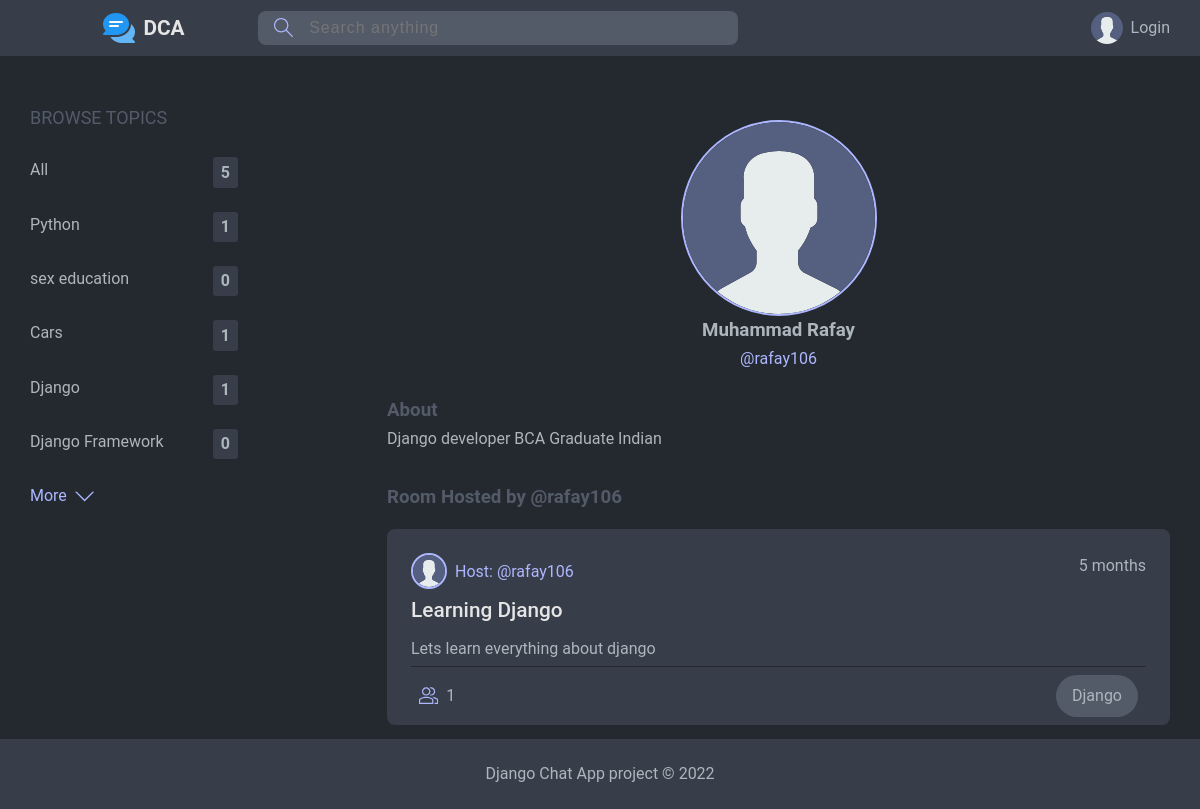
Page /profile/rafay106/ on the earlier database version.
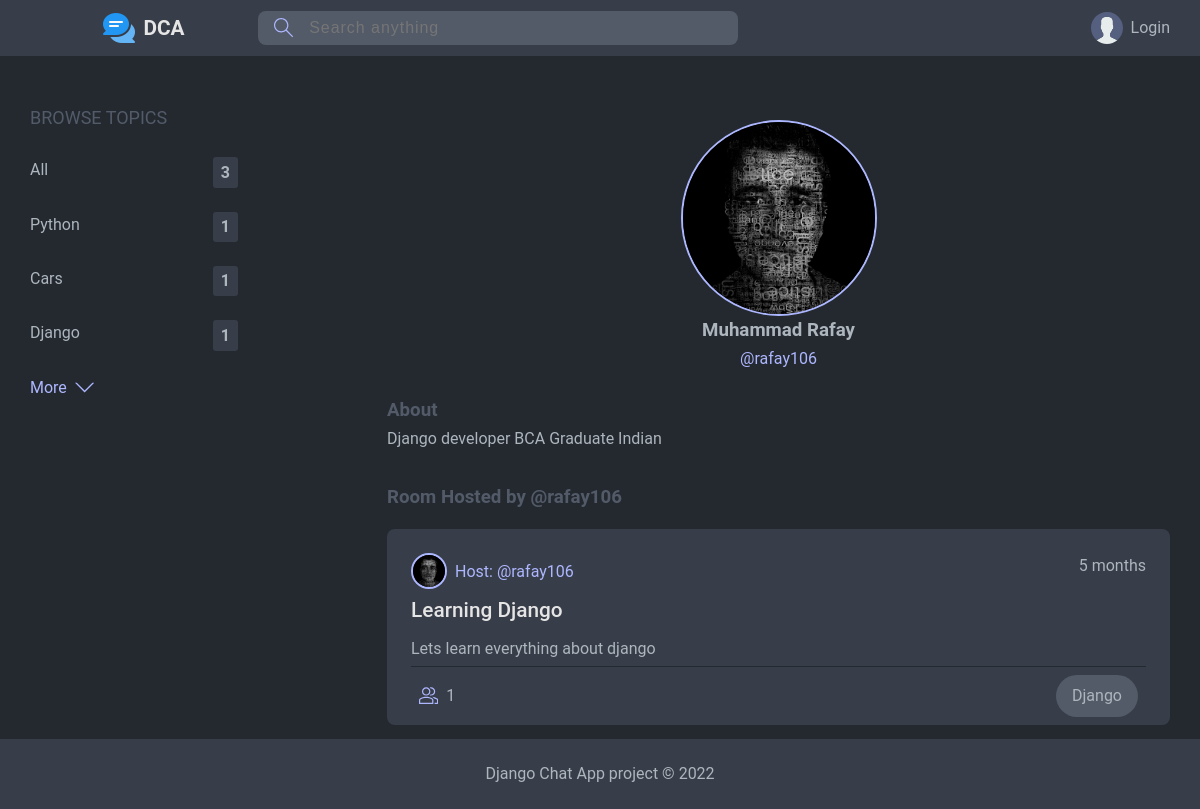
Same page on the later database version.
### chat/models.py (models this page shows, shortened)
class TopicModel(models.Model):
    name = models.CharField(max_length = 100)

class RoomModel(models.Model):
    host         = models.ForeignKey(UserModel, on_delete = models.SET_NULL, null = True)
    topic        = models.ForeignKey(TopicModel, on_delete = models.SET_NULL, null = True)
    name         = models.CharField(max_length = 150)
    description  = models.TextField(null = True, blank = True)
    participants = models.ManyToManyField(UserModel, related_name = 'participants', blank = True)
    updated      = models.DateTimeField(auto_now = True)
    created      = models.DateTimeField(auto_now_add = True)
    class Meta:
        ordering = ['-updated', '-created']
    def __str__(self):
        return self.name

class UserModel(AbstractUser):
    first_name = None
    last_name = None
    email = models.EmailField(verbose_name='Email Address', max_length=255, unique = True)
    name = models.CharField(max_length = 90)
    about = models.TextField(blank = True, null = True)
    avatar = models.ImageField(null=True, default="avatar.svg")
    objects = UserManager()
    USERNAME_FIELD = 'email'
    REQUIRED_FIELDS = ['username']

### chat/views.py (the view)
# urls.py: path('profile/<str:uname>/', userProfileView, name='userProfileView'),
def userProfileView(request, uname):
    user = UserModel.objects.get(username=uname)
    rooms = user.roommodel_set.all()
    topics = TopicModel.objects.all()[0:5]
    msgs = user.messagemodel_set.all()
    context = {
        'user' : user,
        'rooms' : rooms,
        'topics' : topics,
        'msgs' : msgs
    }
    return render(request, 'chat/user_profile.html', context)

### chat/models.py (called while the page is built)
    def __str__(self):
        return f'{self.body[0:30]}'

### chat/templates/chat/user_profile.html (shortened to what this page needs)
{% extends 'base.html' %}
{% block content %}
<div id="home-container">
    <div id="topics-sidebar">
        {% include 'chat/topics_component.html' %}
    </div>
    <div id="feed-area">
        <div id="user-profile">
            <div id="up-info">
                <div class="avatar avatar-vlg">
                    <img src="{{user.avatar.url}}">
                </div>
                <h3 style="text-transform:capitalize">{{user.name}}</h3>
                <p>@{{user.username}}</p>
            </div>
            <div id="up-about">
                <h3>About</h3>
                <p>{{user.about}}</p>
            </div>
        </div>
        <div class="feed-item roomlist">
            {% if rooms %}
            <h3>Room Hosted by @{{user.username}}</h3>
            {% include 'chat/room-list_component.html' %}
            {% else %}
            <h3>@{{user.username}} has not hosted any rooms yet.</h3>
            {% endif %}
        </div>
    </div>
</div>
{% endblock content %}

### templates/base.html (shortened to what this page needs)
<!DOCTYPE html>
<html lang="en">
<head>
    {% load static %}
    <link rel="stylesheet" href="{% static 'css/base.css' %}">
</head>
<body>
    <header id="main-header">
        <nav id="nav-bar">
            <div class="container">
                {% include "navbar.html" %}
            </div>
        </nav>
    </header>
    <main>
        <div class="container">
            {% block content %}
            {% endblock content %}
        </div>
    </main>
    <footer>
        <div class="container">
            Django Chat App project &copy 2022
        </div>
    </footer>
</body>
</html>

### templates/navbar.html (shortened to what this page needs)
{% load static %}
<div class="nav-container">
  <div class="logo">
    <a href="{% url 'chat:homeView' %}">
      <img src="{% static 'assets/logo.png' %}" alt="">
      <p id="s-logo">DCA</p>
    </a>
  </div>
  <div class="search-bar">
    <form action="{% url 'chat:homeView' %}">
      <label for="search">
      </label>
      <input type="text" name="q" id="search" placeholder="Search anything">
    </form>
  </div>
  <div class="nav-menu">
    {% if request.user.is_authenticated %}
    <div class="header-user">
      <div class="profile-lg">
        <a href="{% url 'chat:userProfileView' request.user.username %}">
          <div class="avatar avatar-medium">
            <img src="{{request.user.avatar.url}}" />
          </div>
          <p>{{request.user.name}} <small>@{{request.user.username}}</small></p>
        </a>
      </div>
      <button class="dropdown-button">
        <svg class="svg-td" version="1.1" xmlns="http://www.w3.org/2000/svg" width="32" height="32" viewBox="0 0 32 32">
          <title>chevron-down</title>
          <path d="M16 21l-13-13h-3l16 16 16-16h-3l-13 13z"></path>
        </svg>
      </button>
    </div>
    <div class="dropdown-menu">
      <a href="{% url 'chat:userProfileView' request.user.username %}" class="dropdown-link">
        <svg class="svg-td" version="1.1" xmlns="http://www.w3.org/2000/svg" width="32" height="32" viewBox="0 0 32 32">
          <title>tools</title>
          <path
            d="M27.465 32c-1.211 0-2.35-0.471-3.207-1.328l-9.392-9.391c-2.369 0.898-4.898 0.951-7.355 0.15-3.274-1.074-5.869-3.67-6.943-6.942-0.879-2.682-0.734-5.45 0.419-8.004 0.135-0.299 0.408-0.512 0.731-0.572 0.32-0.051 0.654 0.045 0.887 0.277l5.394 5.395 3.586-3.586-5.394-5.395c-0.232-0.232-0.336-0.564-0.276-0.887s0.272-0.596 0.572-0.732c2.552-1.152 5.318-1.295 8.001-0.418 3.274 1.074 5.869 3.67 6.943 6.942 0.806 2.457 0.752 4.987-0.15 7.358l9.392 9.391c0.844 0.842 1.328 2.012 1.328 3.207-0 2.5-2.034 4.535-4.535 4.535zM15.101 19.102c0.26 0 0.516 0.102 0.707 0.293l9.864 9.863c0.479 0.479 1.116 0.742 1.793 0.742 1.398 0 2.535-1.137 2.535-2.535 0-0.668-0.27-1.322-0.742-1.793l-9.864-9.863c-0.294-0.295-0.376-0.74-0.204-1.119 0.943-2.090 1.061-4.357 0.341-6.555-0.863-2.631-3.034-4.801-5.665-5.666-1.713-0.561-3.468-0.609-5.145-0.164l4.986 4.988c0.391 0.391 0.391 1.023 0 1.414l-5 5c-0.188 0.188-0.441 0.293-0.707 0.293s-0.52-0.105-0.707-0.293l-4.987-4.988c-0.45 1.682-0.397 3.436 0.164 5.146 0.863 2.631 3.034 4.801 5.665 5.666 2.2 0.721 4.466 0.604 6.555-0.342 0.132-0.059 0.271-0.088 0.411-0.088z">
          </path>
        </svg>
        My Profile
      </a>
      <a href="{% url 'chat:logoutUser' %}" class="dropdown-link">
        <svg class="svg-td" version="1.1" xmlns="http://www.w3.org/2000/svg" width="32" height="32" viewBox="0 0 32 32">
          <title>sign-out</title>
          <path
            d="M3 0h22c0.553 0 1 0 1 0.553l-0 3.447h-2v-2h-20v28h20v-2h2l0 3.447c0 0.553-0.447 0.553-1 0.553h-22c-0.553 0-1-0.447-1-1v-30c0-0.553 0.447-1 1-1z">
          </path>
          <path
            d="M21.879 21.293l1.414 1.414 6.707-6.707-6.707-6.707-1.414 1.414 4.293 4.293h-14.172v2h14.172l-4.293 4.293z">
          </path>
        </svg>
        Logout
      </a>
    </div>
    {% else %}
    <a id="logout-options" href="{% url 'chat:loginUser'%}">
      <img src="{% static 'assets/avatar.svg' %}" alt="">
      Login
    </a>
    {% endif %}
  </div>
</div>

### chat/templates/chat/topics_component.html
<div class="t-list">
    <div class="t-item">
        <p id="btopics">BROWSE TOPICS</p>
    </div>
    <div class="t-item">
        <a href="{%url 'chat:homeView' %}">
            All
            <span>{{topics|length}}</span>
        </a>
    </div>
    {% for topic in topics %}
    <div class="t-item">
        <a href="{%url 'chat:homeView' %}?q={{topic.name}}">
            {{topic.name}}
            <span>{{topic.roommodel_set.all|length}}</span>
        </a>
    </div>
    {% endfor %}
    <div class="more-topics">
        <a class="btn-link" href="{% url 'chat:topicsView' %}">
            More
            <svg class="svg-lm" version="1.1" xmlns="http://www.w3.org/2000/svg" width="32" height="32" viewBox="0 0 32 32">
                <title>chevron-down</title>
                <path d="M16 21l-13-13h-3l16 16 16-16h-3l-13 13z"></path>
            </svg>
        </a>
    </div>
</div>

### chat/templates/chat/room-list_component.html (shortened to what this page needs)
{% for room in rooms %}
<div class="room-card">
    <div class="room-card-head">
        <div class="host-details">
            <div class="profile-sm">
                <a href="{% url 'chat:userProfileView' room.host.username %}">
                    <div class="avatar avatar-small">
                        <img src="{{room.host.avatar.url}}" />
                    </div>
                    Host: @{{room.host.username}}
                </a>
            </div>
        </div>
        <div class="room-timestamp">
            <span>{{room.created|timesince}}</span>
        </div>
    </div>
    <div class="room-card-body">
        <h4 id="room-title">
            <a href="{% url 'chat:roomView' room.id %}">
                {{room.name}}
            </a>
        </h4>
        <p id="room-desc">{{room.description}}</p>
    </div>
    <div class="room-card-foot">
        <a href="{% url 'chat:roomView' room.id %}">
            {{room.participants.all|length}}
        </a>
        <p>{{room.topic.name}}</p>
    </div>
</div>
{% endfor %}

### static/css/base.css (style rules this page uses)
:root { --color-dark: #242930; --color-medium: #383E49; --color-light: #535B69; --color-light-more: #ADB7FF; --color-important: #FFB1AD; --color-text-light: #e5e5e5; --color-text-dark: #adb5bd; --color-success: #5dd693; --color-error: #fc4b0b; }
* { margin: 0; padding: 0; box-sizing: border-box; }
body { min-height: 100vh; display: grid; grid-template-rows: auto 1fr auto ; margin: 0; background-color: var(--color-dark); color: var(--color-text-dark); font-family: 'Roboto'; line-height: 1.6; }
footer { min-height: 70px; background-color: var(--color-medium); display: flex; justify-content: center; }
.container { max-width: 80%; margin: 0 auto; }
footer .container { margin: auto; }
a { text-decoration: none; color: var(--color-text-dark); }
#home-container { margin-top: 1rem; display: grid; grid-template-columns: 1fr 3fr 1fr; align-items: start; gap: 6rem; }
svg { width: 1.2rem; height: 1.2rem; }
.svg-lm { fill: var(--color-light-more); }
main { overflow: hidden; height: 81.3vh; }
.avatar { border-radius: 50%; border: 2px solid var(--color-light-more); }
.avatar-small img { width: 2rem; height: 2rem; }
.avatar img { display: block; border-radius: 50%; }
.avatar-vlg img { width: 12rem; height: 12rem; }
.profile-sm a { display: flex; align-items: center; gap: 0.5rem; color: var(--color-light-more); }
#nav-bar { background-color: var(--color-medium); color: var(--color-text-light); margin-bottom: 2rem; }
.nav-container { padding: 0.7rem 0; display: grid; grid-template-columns: 1fr 3fr 1fr; align-items: center; }
#logout-options { display: flex; gap: 0.5rem; align-items: center; }
#logout-options img { width: 2rem; }
.logo { font-size: 1.3rem; font-weight: bold; }
.logo a { display: flex; gap: 0.5rem; color: var(--color-text-light); }
.logo #s-logo { display: none; }
.logo img { height: 2rem; }
.search-bar { max-width: 30rem; }
.search-bar form { display: flex; gap: 0.5rem; width: 100%; background-color: var(--color-light); color: var(--color-text-light); border-radius: 0.5rem; padding: 0 1rem; }
.search-bar form label { align-self: flex-end; }
.search-bar input { width: 100%; background-color: var(--color-light); color: var(--color-text-light); border: none; border-radius: 0.5rem; outline: none; padding: 0.5rem; font-size: 1rem; letter-spacing: 0.06em; }
.nav-menu { position: relative; justify-self: end; }
.t-list { width: 13rem; display: flex; flex-direction: column; gap: 1.5rem; }
#topics-sidebar p { font-size: large; color: var(--color-light); }
.t-list a { display: flex; justify-content: space-between; }
.t-list span { background-color: var(--color-medium); border-radius: 3px; padding: 0.15rem 0.5rem; font-weight: bolder; }
.btn-link { display: flex; align-items: center; justify-content: start !important ; gap: 0.5rem; cursor: pointer; color: var(--color-light-more); font-size: 1rem; }
.roomlist { display: grid; grid-template-rows: 1fr; gap: 1rem; margin-top: 1rem; }
.room-card { padding: 1.5rem 1.5rem 0 1.5rem; background-color: var(--color-medium); border-radius: 0.5rem; }
.room-card-head { display: flex; justify-content: space-between; }
.host-details { display: flex; align-items: center; gap: 0.5rem; }
.room-card-body { margin: 5px 0; }
#room-title { font-size: 1.3rem; font-weight: 500; }
#room-title a { color: var(--color-text-light); }
#room-desc { margin-top: 0.5rem; }
.room-card-foot { border-top: 1px solid var(--color-dark); display: flex; justify-content: space-between; padding: 0.5rem; }
.room-card-foot a { display: flex; align-items: center; gap: 0.5rem; }
.room-card-foot p { background-color: var(--color-light); border-radius: 2rem; padding: 0.5rem 1rem; }
#user-profile { width: 100%; }
#up-info { display: flex; flex-direction: column; align-items: center; padding: 0.5rem; margin: 0.5rem; }
#up-info p { color: var(--color-light-more); }
#up-about h3 { color: var(--color-light); margin-top: 1rem; }
.roomlist h3 { color: var(--color-light); margin-top: 1rem; }
@media only screen and (max-width:1300px) { .container { max-width: 95%; } }
@media only screen and (max-width:1300px) { .logo #s-logo { display: block; } }
@media only screen and (max-width:1300px) { .logo { justify-self: center; } }
@media only screen and (max-width:1300px) { #home-container { grid-template-columns: 1fr 3fr; } }

Differences in the rows shown:
removed TopicModel: name "sex education", roommodel_set.all|length "0"
removed TopicModel: name "Django Framework", roommodel_set.all|length "0"
changed UserModel "Muhammad Rafay": avatar: picture added in place of a placeholder
changed through a linked row, RoomModel "Learning Django": host.avatar: picture added in place of a placeholder
Other differences:
{{ topics|length }}: "5" → "3"
